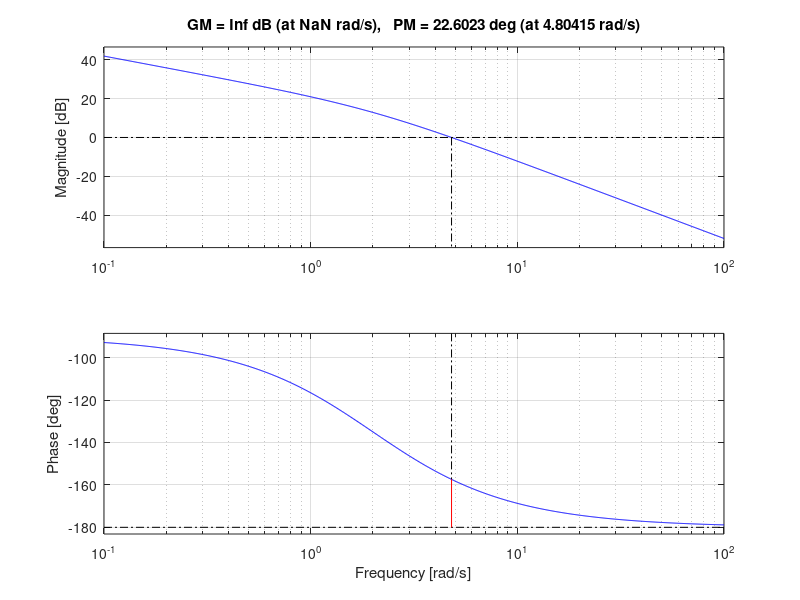
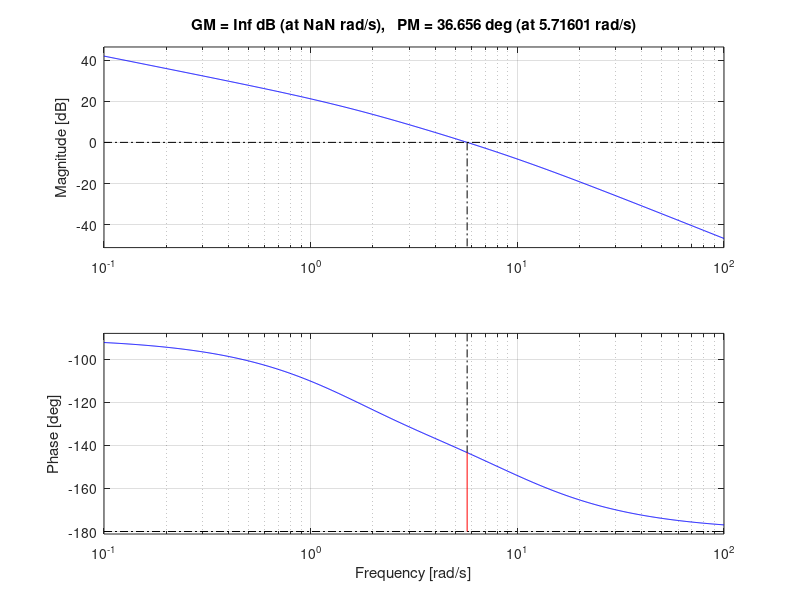
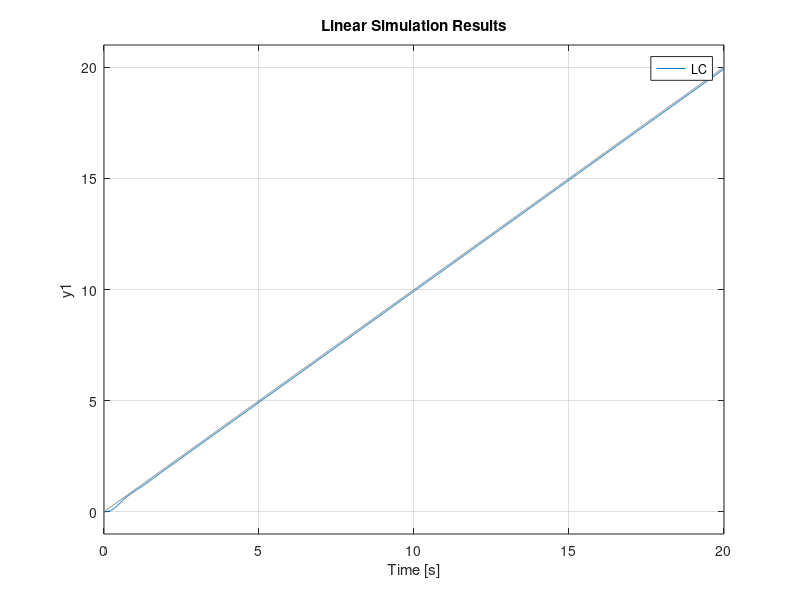
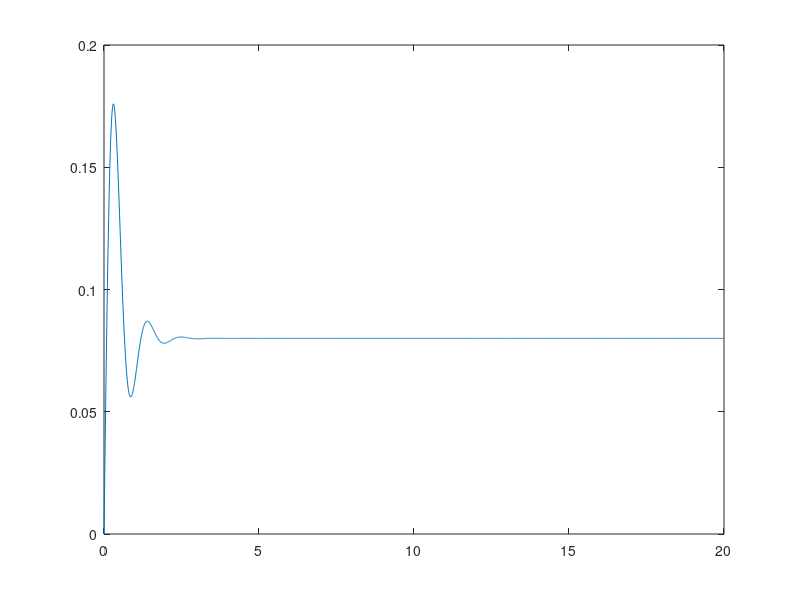

Here is the MATLAB script that generated these plots, in order:
clear all, close all, clc

s=tf('s');

P=4/s/(0.5*s+1);

kc=1/4/0.08

LA1=kc*P;  %Lazo abierto con kc

figure, margin(LA1)

[Gm,Pm,Wcg,Wcp] = margin(LA1)
MF_des=35;
Theta_k=(MF_des-Pm+5)*pi/180 %rad

alpha=(1+sin(Theta_k))/(1-sin(Theta_k))

A=10*log10(alpha)

wcg=5.4;  %rad/s

T=1/sqrt(alpha)/wcg

K=kc*(alpha*T*s+1)/(T*s+1)

LA=K*P;
LC=feedback(LA,1);
figure,margin(LA)

t=0:0.01:20;
u=t;
figure, lsim(LC,u,t)
[Y,T,X]=lsim(LC,u,t);
error=u-Y';
figure, plot(t,error)

%% analisis en lazo abierto

figure, margin(P)
hold on
margin(LA)
legend('no compensado','compensado')


%% analisis en lazo cerrado
figure, bode(P)
hold on
bode(LC)
legend('planta','compensado')

